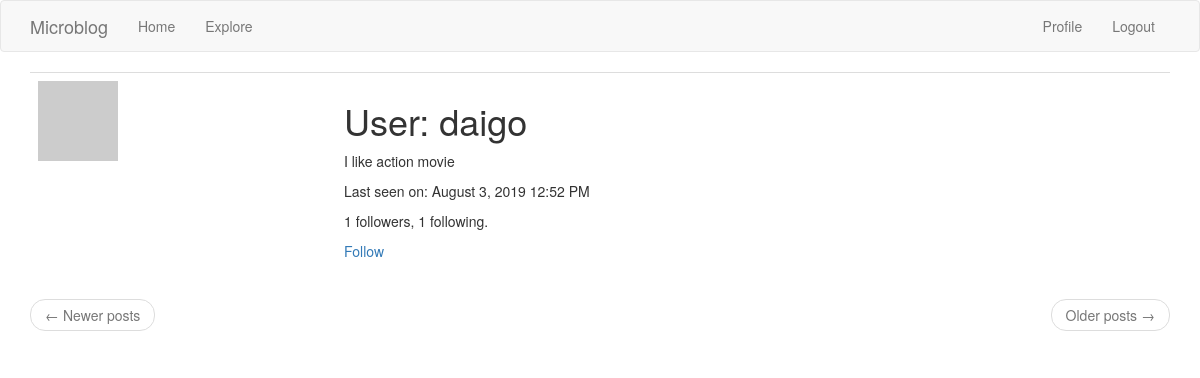
Screenshot of /user/daigo (signed in) with the database file from the repository.
### app/models.py (models this page shows, shortened)
class User(UserMixin, db.Model):
    id = db.Column(db.Integer, primary_key=True)
    username = db.Column(db.String(64), index=True, unique=True)
    email = db.Column(db.String(64), index=True, unique=True)
    password_hash = db.Column(db.String(128))
    posts = db.relationship('Post', backref='author', lazy='dynamic')
    about_me = db.Column(db.String(140))
    last_seen = db.Column(db.DateTime, default=datetime.utcnow)
    followed = db.relationship(
        'User', secondary=followers,
        primaryjoin=(followers.c.follower_id == id),
        secondaryjoin=(followers.c.followed_id == id),
        backref=db.backref('followers', lazy='dynamic'),
        lazy='dynamic')
    def avatar(self, size):
        digest = md5(self.email.lower().encode('utf-8')).hexdigest()
        return 'https://www.gravatar.com/avatar/{}?d=identicon&s={}'.format(
            digest, size)
    def is_following(self, user):
        return self.followed.filter(
            followers.c.followed_id == user.id).count() > 0

### app/routes.py (the view)
@app.route('/user/<username>')
@login_required
def user(username):
    user = User.query.filter_by(username=username).first_or_404()
    page = request.args.get('page', 1, type=int)
    posts = user.posts.order_by(Post.timestamp.desc()).paginate(
        page, app.config['POST_PER_PAGE'], False)
    next_url = url_for('user', username=user.username, page=posts.next_num) \
        if posts.has_next else None
    prev_url = url_for('user', username=user.username, page=posts.prev_num) \
        if posts.has_prev else None
    return render_template('user.html', user=user, posts=posts.items,
                           next_url=next_url, prev_url=prev_url)

### app/models.py (called while the page is built)
@login.user_loader
def load_user(id):
    return User.query.get(int(id))

### app/routes.py (called while the page is built)
@app.before_request
def before_request():
    if current_user.is_authenticated:
        current_user.last_seen = datetime.utcnow()
        db.session.commit()

### app/templates/user.html
{% extends "base.html" %}
{% block app_content %}
<table class="table table-hover">
    <tr>
	<td><img src="{{ user.avatar(128) }}"></td>
	<td>
	    <h1>User: {{ user.username }}</h1>
	    {% if user.about_me  %}<p>{{ user.about_me }}</p>{% endif %}
	    {% if user.last_seen %}
	    <p>Last seen on: {{ moment(user.last_seen).format('LLL') }}</p>
	    {% endif %}
	    <p>{{ user.followers.count() }} followers, {{ user.followed.count() }} following.</p>
	    {% if user == current_user %}
	    <p><a href="{{ url_for('edit_profile') }}">Edit your profile</a></p>
	    {% elif not current_user.is_following(user) %}
	    <p><a href="{{ url_for('follow', username=user.username) }}">Follow</a></p>
	    {% else %}
	    <p><a href="{{ url_for('unfollow', username=user.username) }}">Unfollow</a> </p>
	    {% endif %}
	</td>
    </tr>
</table>
<nav aria-label="...">
    <ul class="pager">
	<li class="previous{% if not prev_url %} disabled{% endif %}">
	    <a href="{{ prev_url or '#' }}">
		<span aria-hidden="'true">&larr;</span> Newer posts
	    </a>
	</li>
	<li class="next{% if not next_url %} disabled{% endif %}">
	    <a href="{{ next_url or '#' }}">
		Older posts <span aria-hidden="true">&rarr;</span>
	    </a>
	</li>
    </ul>
</nav>
{% endblock %}

### rows the page displays
User: username "daigo", about_me "I like action movie", last_seen "August 3, 2019 12:52 PM"

### other values shown
{{ user.followers.count() }} "1"
{{ user.followed.count() }} "1"
